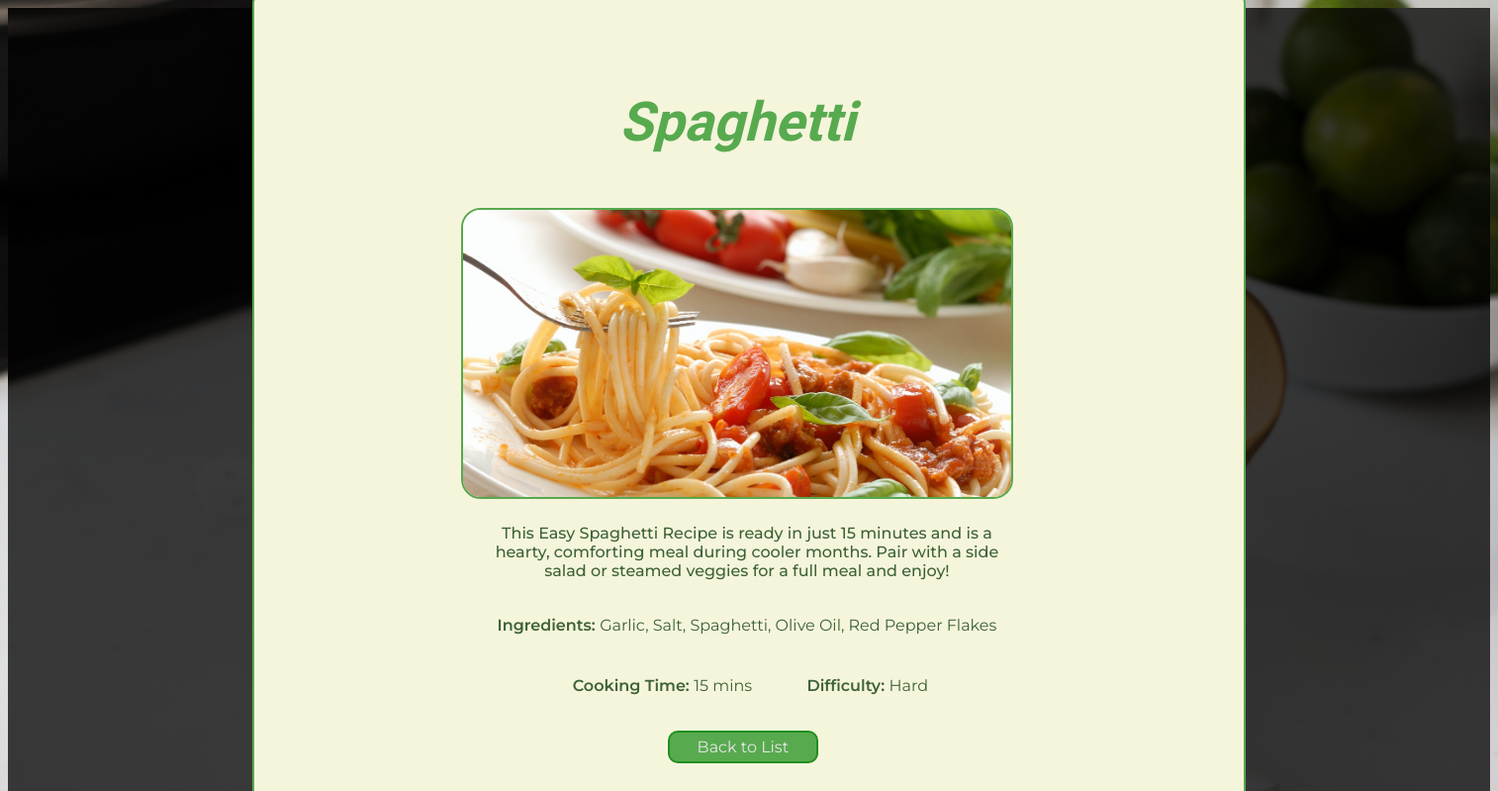
Screenshot of /list/5/ (signed in) with the database file from the repository.
### recipes/models.py (models this page shows, shortened)
class Recipe(models.Model):
    name = models.CharField(max_length= 120)
    ingredients = models.CharField(max_length= 200, help_text="Enter the ingredient, separated by comma")
    cooking_time = models.PositiveIntegerField( help_text='Enter time in minutes')
    difficulty = models.CharField(max_length=20, blank= True)
    description = models.TextField(default='There is no description for this recipe.')
    pic= models.ImageField(upload_to='recipes', default='no_picture.jpg')

### recipes/views.py (the view)
# urls.py: path("list/<int:pk>/", RecipeDetailView.as_view(), name="detail"),
class RecipeDetailView(LoginRequiredMixin, DetailView):
    model = Recipe
    template_name= "recipes/recipe_details.html"

### recipes/templates/recipes/recipe_details.html (shortened to what this page needs)
{% load static %}
<!DOCTYPE html>
<html lang="en">
    <head>
        <link rel="stylesheet" type="text/css" href="{% static 'css/style.css' %}">
    </head>
    <body class="compact-view">
        <div class="details-flex-container">
            <div class="centered-div">
                    <div class="recipes-container-details">
                        <div class="top-details-holder">
                            <h2 class="details-header">{{object.name}}</h2>
                            <img src="{{object.pic.url}}" class="recipe-image-details" />
                        </div>
                        <div class="description-holder">
                            <p class="details-description">{{object.description}}</p>
                        </div>
                        <div class="ingredients-details">
                            <p class="ingredients-details-list"><span class="sub-header">Ingredients:
                                </span>{{object.ingredients}}</p>
                        </div>
                        <div class="time-and-difficulty">
                            <p class="sub-header-1"><span class="sub-header">Cooking Time: </span>{{object.cooking_time}} mins</p>
                            <br/>
                            <p><span class="sub-header">Difficulty: </span>{{object.difficulty}}</p>
                        </div>
                        <div class="details-button-holder">
                            <a href="{% url 'recipes:list' %}" class="back-button">Back to List</a>
                        </div>
                    </div>
                </div>
            </div>
    </body>
</html>

### static/css/style.css (style rules this page uses)
html, body { font-family: 'Montserrat', sans-serif; background-image: url('../images/kitchen.jpg'); background-size: cover; background-position: center; background-repeat: no-repeat; z-index: -1; height: 98vh; }
.details-flex-container { height: 100vh; display: flex; justify-content: center; align-items: center; text-align: center; background-color: rgba(0, 0, 0, 0.75); }
.recipes-container-details { background-color: beige; max-width: 1000px; border-radius: 10px; padding: 5%; flex-direction: column; padding-left: 21%; border: 2px solid rgba(0, 128, 0, 0.644) }
.time-and-difficulty { width: 75%; display: flex; font-family: "Montserrat", sans-serif; color: rgba(2, 51, 2, 0.76); }
.ingredients-details { width: 75%; padding: 10px; color: rgba(2, 51, 2, 0.76); }
.ingredients-details-list { font-family: "Montserrat", sans-serif; color: rgba(2, 51, 2, 0.76); }
.sub-header-1 { padding-left: 20%; margin-right: 10%; }
.sub-header { font-weight: 600; color: rgb(31, 75, 75); color: rgba(2, 51, 2, 0.76); }
.description-holder { width: 75%; padding: 10px; }
.top-details-holder { width: 75%; display: flex; flex-direction: column; justify-content: center; align-items: center; }
.top-details-holder img { width: 100%; height: 290px; object-fit: cover; border: 2px solid rgba(0, 128, 0, 0.644); border-radius: 20px; display: block; margin-bottom: 15px; }
.details-description { margin: 0; font-family: "Montserrat", sans-serif; font-weight: 500; color: rgba(2, 51, 2, 0.76); }
.details-header { font-family: "Concert One", sans-serif; font-style: italic; font-size: 55px; font-optical-sizing: auto; color: rgba(0, 128, 0, 0.644); padding-bottom: 10px; }
.details-button-holder { margin-top: 20px; width: 555px; display: flex; justify-content: center; align-items: center; }
.back-button { width: 25%; border-radius: 10px; border: 2px solid rgba(0, 128, 0, 0.644); background-color: rgba(0, 128, 0, 0.644); color: rgb(230, 230, 230); padding: 5px; text-decoration: none; text-align: center; margin-left: 2%; transition: all 0.25s ease; }

### rows the page displays
Recipe: name "Spaghetti", pic (picture), description "This Easy Spaghetti Recipe is ready in just 15 minutes and is a hearty, comforting meal during cooler months. Pair with a side salad or steamed veggies for a full meal and enjoy!", ingredients "Garlic, Salt, Spaghetti, Olive Oil, Red Pepper Flakes", cooking_time "15", difficulty "Hard"
